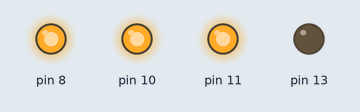
Simulated run of this sketch. Board: Arduino Uno, built with avr-gcc and run on an emulated ATmega328P. On the bench: output pins drawn as LEDs (lit = HIGH). Pins used as bus, display or sensor lines are not drawn; what the sketch prints to the serial monitor is not drawn.

Above: at 0.1 s.
At 7.9 s:
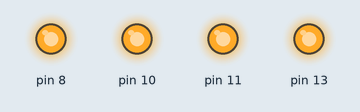
Timing chart, 0 to 9.4 s (numbered marks = the images above):
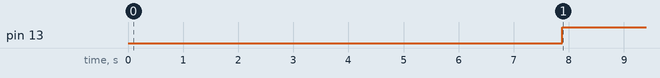

Measured:
- by itself, pin 13: LOW → HIGH at 7.9 s

The sketch:

AccelTest.ino
```cpp
// (licence header left out)
#include <Arduino.h>

// Motor steps per revolution. Most steppers are 200 steps or 1.8 degrees/step
#define MOTOR_STEPS 200
// Target RPM for cruise speed
#define RPM 120
// Acceleration and deceleration values are always in FULL steps / s^2
#define MOTOR_ACCEL 2000
#define MOTOR_DECEL 1000

// Microstepping mode. If you hardwired it to save pins, set to the same value here.
#define MICROSTEPS 16

#define DIR 8
#define STEP 9
#define ENABLE 13 // optional (just delete ENABLE from everywhere if not used)

/*
 * Choose one of the sections below that match your board
 */

#include "DRV8834.h"
#define M0 10
#define M1 11
DRV8834 stepper(MOTOR_STEPS, DIR, STEP, ENABLE, M0, M1);

// #include "A4988.h"
// #define MS1 10
// #define MS2 11
// #define MS3 12
// A4988 stepper(MOTOR_STEPS, DIR, STEP, ENABLE, MS1, MS2, MS3);

// #include "DRV8825.h"
// #define MODE0 10
// #define MODE1 11
// #define MODE2 12
// DRV8825 stepper(MOTOR_STEPS, DIR, STEP, ENABLE, MODE0, MODE1, MODE2);

// #include "DRV8880.h"
// #define M0 10
// #define M1 11
// #define TRQ0 6
// #define TRQ1 7
// DRV8880 stepper(MOTOR_STEPS, DIR, STEP, ENABLE, M0, M1, TRQ0, TRQ1);

// #include "BasicStepperDriver.h" // generic
// BasicStepperDriver stepper(DIR, STEP);

void setup() {
    Serial.begin(115200);

    stepper.begin(RPM, MICROSTEPS);
    stepper.enable();
    // set current level (for DRV8880 only). Valid percent values are 25, 50, 75 or 100.
    // stepper.setCurrent(100);

    /*
     * Set LINEAR_SPEED (accelerated) profile.
     */
    stepper.setSpeedProfile(stepper.LINEAR_SPEED, MOTOR_ACCEL, MOTOR_DECEL);

    Serial.println("START");
    /*
     * Using non-blocking mode to print out the step intervals.
     * We could have just as easily replace everything below this line with
     * stepper.rotate(360);
     */
     stepper.startRotate(360);
}

void loop() {
    static int step = 0;
    unsigned wait_time = stepper.nextAction();
    if (wait_time){
        Serial.print("  step="); Serial.print(step++);
        Serial.print("  dt="); Serial.print(wait_time);
        Serial.print("  rpm="); Serial.print(stepper.getCurrentRPM());
        Serial.println();
    } else {
        stepper.disable();
        Serial.println("END");
        delay(3600000);
    }
}
```
